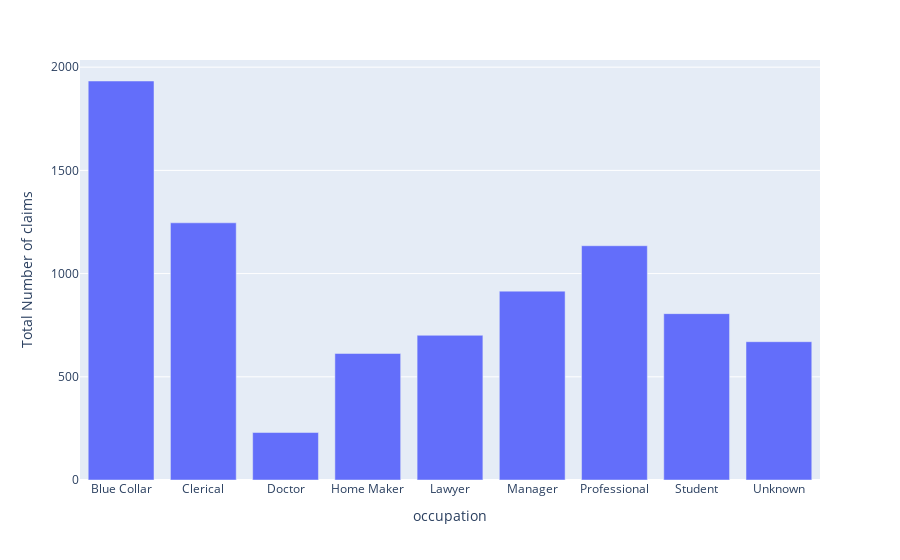

The code cell stored with this chart in its notebook:
### Code cell
px.bar(occu_freq, x= 'occupation', y= 'clm_freq',
       labels= {'clm_freq' : 'Total Number of claims'})

### Figure 1 — Plotly figure (JSON) as saved in the notebook; plotly's stock layout.template omitted (floating-point values rounded to 4 significant figures)
{"data": [{"hovertemplate": "occupation=%{x}<br>Total Number of claims=%{y}<extra></extra>", "legendgroup": "", "marker": {"color": "#636efa", "pattern": {"shape": ""}}, "name": "", "orientation": "v", "showlegend": false, "textposition": "auto", "type": "bar", "x": ["Blue Collar", "Clerical", "Doctor", "Home Maker", "Lawyer", "Manager", "Professional", "Student", "Unknown"], "xaxis": "x", "y": [1933, 1246, 230, 613, 701, 915, 1135, 806, 670], "yaxis": "y"}], "layout": {"barmode": "relative", "legend": {"tracegroupgap": 0}, "margin": {"t": 60}, "xaxis": {"anchor": "y", "domain": [0, 1], "title": {"text": "occupation"}}, "yaxis": {"anchor": "x", "domain": [0, 1], "title": {"text": "Total Number of claims"}}}}
